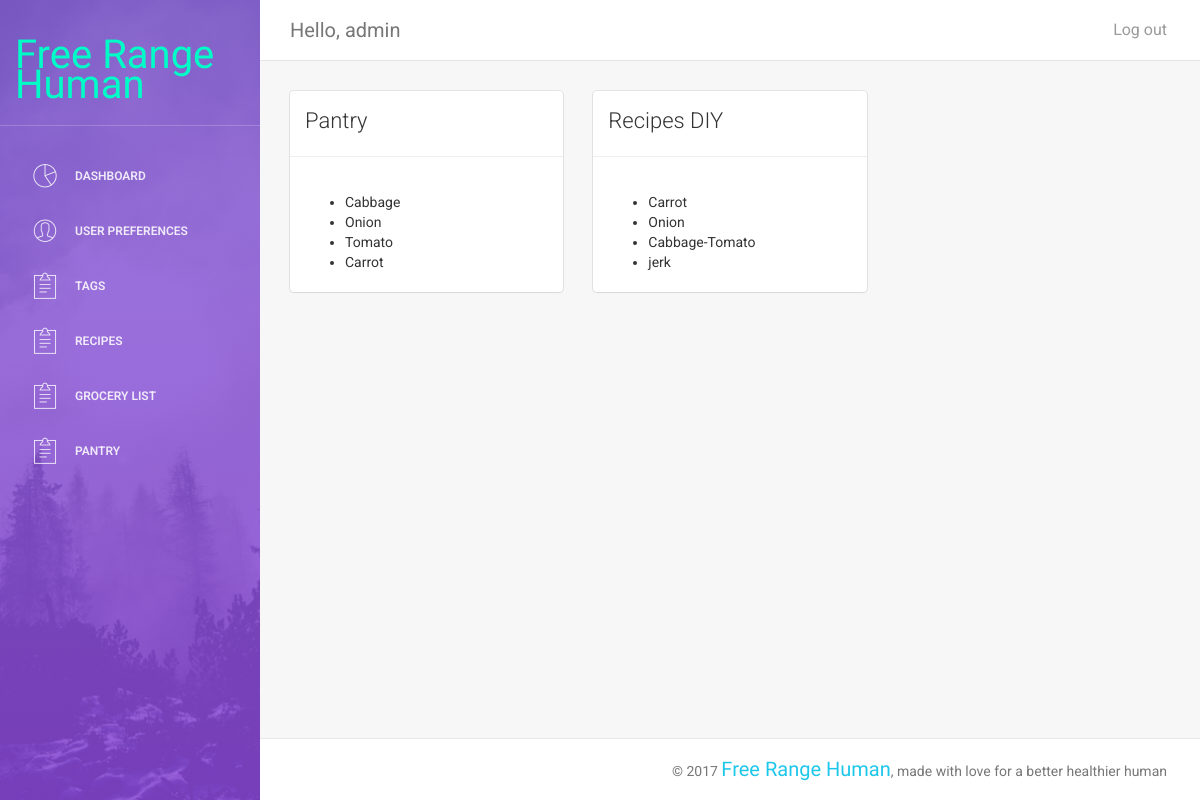
Before: /dashboard/pantry (signed in) with the older database file.
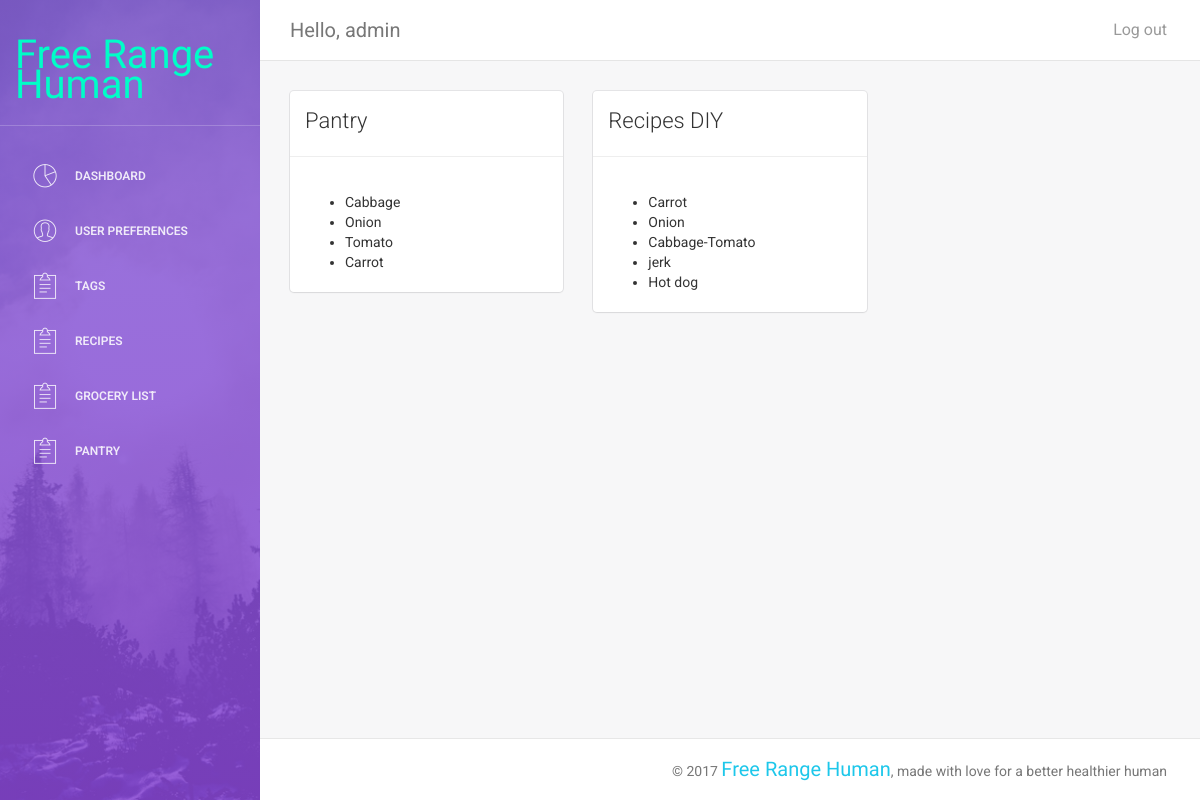
After: the same page with the newer database file.
### dashboard/models.py (models this page shows, shortened)
class Recipe(models.Model):
	recipe_id = models.AutoField(primary_key=True)
	recipe_name = models.CharField(max_length=50)
	calories = models.IntegerField()
	servings = models.IntegerField()
	fat = models.IntegerField()
	carb = models.IntegerField()
	protein = models.IntegerField()
	ingredients = models.ManyToManyField(Ingredient)
	tags = models.ManyToManyField(Tag)

### dashboard/views.py (the view)
# urls.py: url(r'pantry', views.getPantry, name='pantry'),
def getPantry(request):
    startdate = datetime.today() - timedelta(days=6)
    enddate = datetime.today()
    ingredients = Calendar.objects.filter(user__id=request.user.id).filter(date__range=[startdate,enddate]).values('meal_plans__meal1__ingredients__ing_name', 'meal_plans__meal2__ingredients__ing_name', 'meal_plans__meal3__ingredients__ing_name')
    pantry = []
    for ing in ingredients:
        for name in ing.values():
            if name not in pantry:
                pantry.append(name)
    posRecipes = Recipe.objects.filter(ingredients__ing_name__in=pantry).distinct()
    return render(
    request,
    'pantry.html',
    context={'pantry':pantry, 'posRecipes': posRecipes})

### dashboard/templates/pantry.html
{% extends "theme/dashboard.html" %} {% block content %}
<body>
    <div class="col-md-4">
        <div class="card">
            <div class="header">
                <h4 class="title">Pantry</h4>
            </div>
            <hr>
            <div class="content">
                <ul>
                    {% for ing in pantry %}
                            <li>{{ ing }}</li>
                    {% endfor %}
                </ul>
            </div>
        </div>
    </div>
    <div class="col-md-4">
        <div class="card">
            <div class="header">
                <h4 class="title">Recipes DIY</h4>
            </div>
            <hr>
            <div class="content">
                <ul>
                    {% for recipe in posRecipes %}
                        <li>{{ recipe.recipe_name}}</li>
                    {% endfor %}
                </ul>
            </div>
        </div>
    </div>
</body>
{% endblock %}

### dashboard/templates/theme/dashboard.html (shortened to what this page needs)
<!doctype html>
<html lang="en">
<head>
    <meta charset="utf-8" /> {% load static %}
    {% load static %}
    <link href="{% static 'assets/css/bootstrap.min.css' %}" rel="stylesheet" />
    {% load static %}
    <link href="{% static 'assets/css/animate.min.css' %}" rel="stylesheet" />
    {% load static %}
    <link href="{% static 'assets/css/light-bootstrap-dashboard.css' %}" rel="stylesheet" />
    {% load static %}
    <link href="{% static 'css/styles.css' %}" rel="stylesheet" />
    <link href="http://maxcdn.bootstrapcdn.com/font-awesome/4.2.0/css/font-awesome.min.css" rel="stylesheet">
    <link href='http://fonts.googleapis.com/css?family=Roboto:400,700,300' rel='stylesheet' type='text/css'> {% load static %}
    <link href="{% static 'assets/css/pe-icon-7-stroke.css' %}" rel="stylesheet" />
</head>
<body>
    <div class="wrapper">
        <div class="sidebar" data-color="purple" data-image="assets/img/sidebar-5.jpg">
            <div class="sidebar-wrapper">
                <div class="logo">
                    <h4 class="company-name">Free Range Human</h4>
                </div>
                <ul class="nav">
                    <li>
                        <a href="{% url 'main' %}">
                        <i class="pe-7s-graph"></i>
                        <p>Dashboard</p>
                    </a>
                    </li>
                    {% if user.is_authenticated %}
                    <li>
                        <a href="{% url 'pref' %}">
                        <i class="pe-7s-user"></i>
                        <p>User Preferences</p>
                    </a>
                    </li>
                    <li>
                        <a href="{% url 'tags' %}">
                        <i class="pe-7s-note2"></i>
                        <p>Tags</p>
                    </a>
                    </li>
                    <li>
                        <a href="{% url 'recipes' %}">
                        <i class="pe-7s-note2"></i>
                        <p>Recipes</p>
                    </a>
                    </li>
                    <li>
                        <a href="{% url 'groceries' %}">
                        <i class="pe-7s-note2"></i>
                        <p>Grocery List</p>
                    </a>
                    </li>
                    <li>
                        <a href="{% url 'pantry' %}">
                        <i class="pe-7s-note2"></i>
                        <p>Pantry</p>
                    </a>
                    </li>
                    {% endif %}
                    </ul>
            </div>
        </div>
        <div class="main-panel">
            <nav class="navbar navbar-default navbar-fixed">
                <div class="container-fluid">
                    <div class="navbar-header">
                        {% if user.is_authenticated %}
                        <a class="navbar-brand">Hello, {{ user.get_username }}</a> {% else %}
                        <a class="navbar-brand" href="">Dashboard</a> {% endif %}
                    </div>
                    <div class="collapse navbar-collapse">
                        <ul class="nav navbar-nav navbar-right">
                            {% if user.is_authenticated %}
                            <li><a href="{% url 'logout'%}?next=/dashboard/">Log out</a></li>
                            {% else %}
                            <li><a href="{% url 'login'%}?next=/dashboard/">Login</a></li>
                            <li><a href="{% url 'signup'%}?next=/dashboard/">Register</a></li>
                            {% endif %}
                        </ul>
                    </div>
                </div>
            </nav>
            <div class="content">
                <div class="container-fluid">
                    <div class="row">
                        {% block content %}
                        {% endblock %}
                    </div>
                </div>
            </div>
            <footer class="footer">
                <div class="container-fluid">
                    <p class="copyright pull-right">
                        &copy;
                        <a class="company-font">Free Range Human</a>, made with love for a better healthier human
                    </p>
                </div>
            </footer>
        </div>
    </div>
</body>
{% load static %}
{% load static %}
{% load static %}
{% load static %}
{% load static %}
{% load static %}
</html>

### dashboard/static/css/styles.css (style rules this page uses)
.company-font { font-family: 'Amatic SC', cursive; font-size: 20px; }
.company-name { font-family: 'Amatic SC', cursive; color: #00FDC8; font-size: 40px; }
li a { line-height: 1.5; font-size: 16px; margin: 0 0 10px; font-weight: 400; }

Changed rows visible on the page:
added Recipe: recipe_name "Hot dog"
